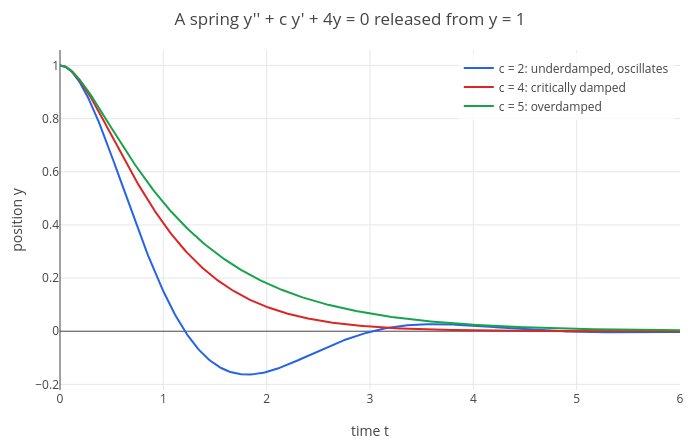

The cell this chart's notebook holds for it:
### Markdown cell above
All three start at $y = 1$ at rest. The horizontal axis is time, the vertical axis the position of the mass (0 is
the resting position):

### Code cell
p = plot(under, critical, over, t, 0, 6);
p = legend(p, "c = 2: underdamped, oscillates", "c = 4: critically damped", "c = 5: overdamped");
labels(title(p, "A spring y'' + c y' + 4y = 0 released from y = 1"), "time t", "position y")

### Figure 1 — Plotly figure (JSON) as saved in the notebook; plotly's stock layout.template omitted (floating-point values rounded to 4 significant figures; data arrays with more than 128 entries replaced by an {"elided": "..."} marker saying what was removed)
{"data": [{"line": {"color": "#2563eb", "width": 2}, "mode": "lines", "name": "c = 2: underdamped, oscillates", "type": "scatter", "x": {"elided": "402 float values"}, "y": {"elided": "402 float values"}}, {"line": {"color": "#dc2626", "width": 2}, "mode": "lines", "name": "c = 4: critically damped", "type": "scatter", "x": {"elided": "402 float values"}, "y": {"elided": "402 float values"}}, {"line": {"color": "#16a34a", "width": 2}, "mode": "lines", "name": "c = 5: overdamped", "type": "scatter", "x": {"elided": "402 float values"}, "y": {"elided": "402 float values"}}], "layout": {"height": 440, "legend": {"bgcolor": "rgba(255,255,255,0.8)", "x": 0.99, "xanchor": "right", "y": 0.99, "yanchor": "top"}, "margin": {"b": 50, "l": 60, "r": 20, "t": 50}, "showlegend": true, "title": {"text": "A spring y'' + c y' + 4y = 0 released from y = 1"}, "width": 700, "xaxis": {"range": [0, 6], "title": {"text": "time t"}, "zeroline": true}, "yaxis": {"range": [-0.2212, 1.058], "title": {"text": "position y"}, "zeroline": true}}}
